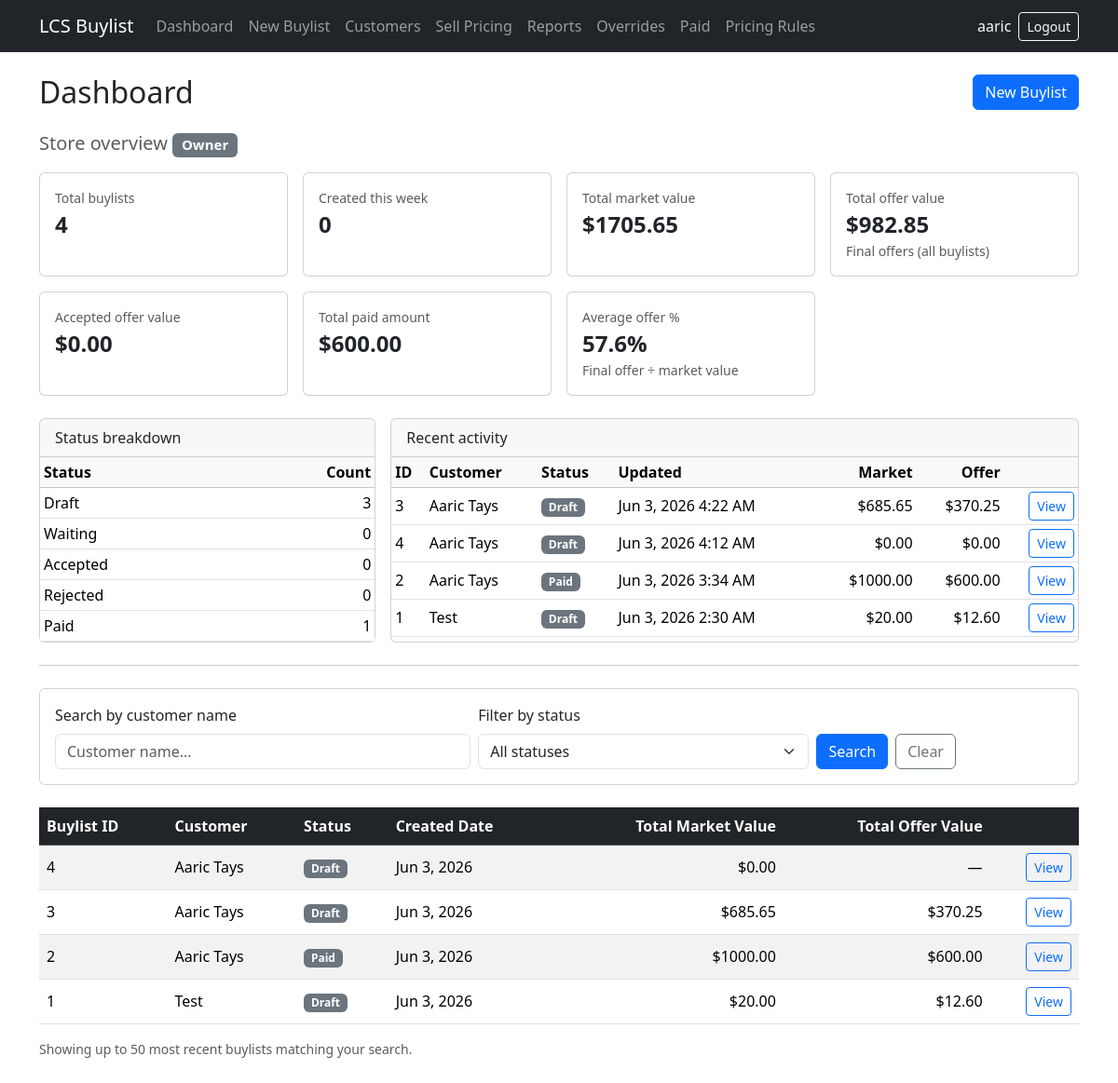
Before: / (signed in) with the older database file.
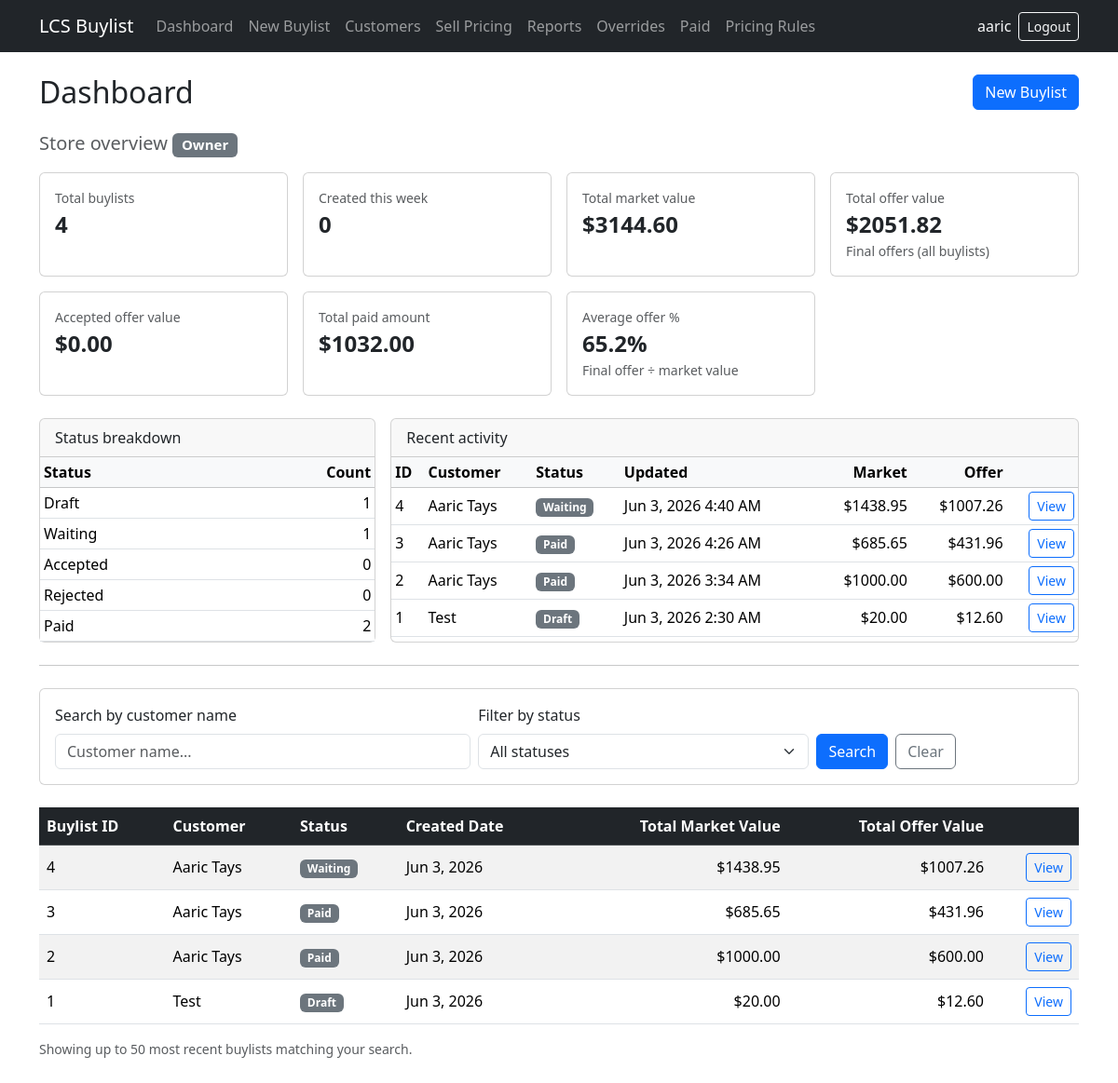
After: the same page with the newer database file.
### buylists/models.py (models this page shows, shortened)
class Buylist(models.Model):
    STATUS_DRAFT = 'draft'
    STATUS_WAITING = 'waiting'
    STATUS_ACCEPTED = 'accepted'
    STATUS_REJECTED = 'rejected'
    STATUS_PAID = 'paid'
    STATUS_CHOICES = [
        (STATUS_DRAFT, 'Draft'),
        (STATUS_WAITING, 'Waiting'),
        (STATUS_ACCEPTED, 'Accepted'),
        (STATUS_REJECTED, 'Rejected'),
        (STATUS_PAID, 'Paid'),
    ]
    TERMINAL_STATUSES = {
        STATUS_ACCEPTED,
        STATUS_REJECTED,
        STATUS_PAID,
    }
    PAYMENT_CASH = 'cash'
    PAYMENT_TRADE = 'trade'
    PAYMENT_CHOICES = [
        ('', 'Not selected'),
        (PAYMENT_CASH, 'Cash (60%)'),
        (PAYMENT_TRADE, 'Trade credit (70%)'),
    ]
    customer = models.ForeignKey(
        Customer,
        on_delete=models.CASCADE,
        related_name='buylists',
    )
    created_by = models.ForeignKey(
        settings.AUTH_USER_MODEL,
        on_delete=models.SET_NULL,
        null=True,
        blank=True,
        related_name='buylists_created',
    )
    status = models.CharField(
        max_length=20,
        choices=STATUS_CHOICES,
        default=STATUS_DRAFT,
    )
    payment_choice = models.CharField(
        max_length=10,
        choices=PAYMENT_CHOICES,
        blank=True,
        default='',
    )
    PAYMENT_METHOD_CASH = 'cash'
    PAYMENT_METHOD_STORE_CREDIT = 'store_credit'
    PAYMENT_METHOD_TRADE = 'trade'
    PAYMENT_METHOD_MIXED = 'mixed'
    PAYMENT_METHOD_CHOICES = [
        ('', 'Not paid yet'),
        (PAYMENT_METHOD_CASH, 'Cash'),
        (PAYMENT_METHOD_STORE_CREDIT, 'Store credit'),
        (PAYMENT_METHOD_TRADE, 'Trade'),
        (PAYMENT_METHOD_MIXED, 'Mixed'),
    ]
    payment_method = models.CharField(
        max_length=20,
        choices=PAYMENT_METHOD_CHOICES,
        blank=True,
        default='',
    )
    amount_paid = models.DecimalField(
        max_digits=10,
        decimal_places=2,
        null=True,
        blank=True,
    )
    paid_at = models.DateTimeField(null=True, blank=True)
    paid_by = models.ForeignKey(
        settings.AUTH_USER_MODEL,
        on_delete=models.SET_NULL,
        null=True,
        blank=True,
        related_name='buylists_paid',
    )
    completed_by = models.ForeignKey(
        settings.AUTH_USER_MODEL,
        on_delete=models.SET_NULL,
        null=True,
        blank=True,
        related_name='buylists_completed',
    )
    completed_at = models.DateTimeField(null=True, blank=True)
    unlock_reason = models.TextField(blank=True)
    unlocked_by = models.ForeignKey(
        settings.AUTH_USER_MODEL,
        on_delete=models.SET_NULL,
        null=True,
        blank=True,
        related_name='buylists_unlocked',
    )
    unlocked_at = models.DateTimeField(null=True, blank=True)
    created_at = models.DateTimeField(auto_now_add=True)
    updated_at = models.DateTimeField(auto_now=True)
    class Meta:
        ordering = ['-updated_at']
    @property
    def total_market_value(self):
        return round_money(sum(item.line_market_value for item in self.items.all()))
    @property
    def total_final_offer_value(self):
        return round_money(sum(item.final_offer_price for item in self.items.all()))
    @property
    def total_offer_value(self):
        return self.total_final_offer_value

class Customer(models.Model):
    name = models.CharField(max_length=200)
    phone = models.CharField(max_length=50, blank=True)
    email = models.EmailField(blank=True)
    notes = models.TextField(blank=True)
    class Meta:
        ordering = ['name']

class BuylistItem(models.Model):
    CONDITION_NM = 'NM'
    CONDITION_LP = 'LP'
    CONDITION_MP = 'MP'
    CONDITION_HP = 'HP'
    CONDITION_DMG = 'DMG'
    CONDITION_SEALED = 'SLD'
    CONDITION_CHOICES = [
        (CONDITION_NM, 'Near Mint (NM)'),
        (CONDITION_LP, 'Lightly Played (LP)'),
        (CONDITION_MP, 'Moderately Played (MP)'),
        (CONDITION_HP, 'Heavily Played (HP)'),
        (CONDITION_DMG, 'Damaged (DMG)'),
        (CONDITION_SEALED, 'Sealed'),
    ]
    SINGLES_CONDITION_CHOICES = [
        (CONDITION_NM, 'Near Mint (NM)'),
        (CONDITION_LP, 'Lightly Played (LP)'),
        (CONDITION_MP, 'Moderately Played (MP)'),
        (CONDITION_HP, 'Heavily Played (HP)'),
        (CONDITION_DMG, 'Damaged (DMG)'),
    ]
    CONDITION_DEFAULTS = {
        CONDITION_NM: Decimal('1.00'),
        CONDITION_LP: Decimal('0.90'),
        CONDITION_MP: Decimal('0.75'),
        CONDITION_HP: Decimal('0.60'),
        CONDITION_DMG: Decimal('0.40'),
        CONDITION_SEALED: Decimal('1.00'),
    }
    CASH_OFFER_PERCENT = Decimal('0.60')
    TRADE_OFFER_PERCENT = Decimal('0.70')
    buylist = models.ForeignKey(
        Buylist,
        on_delete=models.CASCADE,
        related_name='items',
    )
    card_name = models.CharField(max_length=200)
    set_name = models.CharField(max_length=200, blank=True)
    quantity = models.PositiveIntegerField(default=1)
    condition = models.CharField(
        max_length=3,
        choices=CONDITION_CHOICES,
        default=CONDITION_NM,
    )
    market_price = models.DecimalField(max_digits=10, decimal_places=2)
    condition_percent = models.DecimalField(max_digits=4, decimal_places=2)
    cash_offer_price = models.DecimalField(
        max_digits=10,
        decimal_places=2,
        editable=False,
    )
    trade_offer_price = models.DecimalField(
        max_digits=10,
        decimal_places=2,
        editable=False,
    )
    recommended_offer_price = models.DecimalField(
        max_digits=10,
        decimal_places=2,
        editable=False,
    )
    final_offer_price = models.DecimalField(max_digits=10, decimal_places=2)
    override_reason = models.TextField(blank=True)
    override_recommended_price = models.DecimalField(
        max_digits=10,
        decimal_places=2,
        null=True,
        blank=True,
        editable=False,
        help_text='Recommended offer at the time of override.',
    )
    override_final_price = models.DecimalField(
        max_digits=10,
        decimal_places=2,
        null=True,
        blank=True,
        editable=False,
        help_text='Final offer recorded at the time of override.',
    )
    override_by = models.ForeignKey(
        settings.AUTH_USER_MODEL,
        on_delete=models.SET_NULL,
        null=True,
        blank=True,
        related_name='offer_overrides',
    )
    override_at = models.DateTimeField(null=True, blank=True)
    notes = models.TextField(blank=True)
    class Meta:
        ordering = ['card_name']
    @property
    def line_market_value(self):
        return round_money(Decimal(self.quantity) * self.market_price)

### buylists/views.py (the view)
# urls.py: path('', views.dashboard, name='dashboard'),
@employee_required
def dashboard(request):
    buylists = (
        Buylist.objects.select_related('customer')
        .prefetch_related('items')
        .order_by('-created_at')
    )
    search_query = request.GET.get('q', '').strip()
    status_filter = request.GET.get('status', '').strip()
    if search_query:
        buylists = buylists.filter(customer__name__icontains=search_query)
    if status_filter:
        buylists = buylists.filter(status=status_filter)
    buylists = buylists[:50]
    context = {
        'buylists': buylists,
        'search_query': search_query,
        'status_filter': status_filter,
        'status_choices': Buylist.STATUS_CHOICES,
        'show_owner_metrics': user_is_owner(request.user),
    }
    if context['show_owner_metrics']:
        context.update(_owner_dashboard_context())
    return render(request, 'buylists/dashboard.html', context)

### buylists/templates/buylists/dashboard.html (shortened to what the changed rows need)
{% extends "buylists/base.html" %}
{% block content %}
<div class="d-flex justify-content-between align-items-center mb-4">
    <h1 class="h2 mb-0">Dashboard</h1>
</div>
{% if show_owner_metrics %}
<section class="mb-4">
    <h2 class="h5 text-muted mb-3">Store overview <span class="badge bg-secondary">Owner</span></h2>
    <div class="row row-cols-1 row-cols-sm-2 row-cols-xl-4 g-3 mb-4">
        <div class="col">
            <div class="card h-100">
                <div class="card-body">
                    <div class="text-muted small">Total buylists</div>
                    <div class="fs-4 fw-semibold">{{ owner_metrics.total_buylists }}</div>
                </div>
            </div>
        </div>
        <div class="col">
            <div class="card h-100">
                <div class="card-body">
                    <div class="text-muted small">Created this week</div>
                    <div class="fs-4 fw-semibold">{{ owner_metrics.buylists_this_week }}</div>
                </div>
            </div>
        </div>
        <div class="col">
            <div class="card h-100">
                <div class="card-body">
                    <div class="text-muted small">Total market value</div>
                    <div class="fs-4 fw-semibold">${{ owner_metrics.total_market_value|floatformat:2 }}</div>
                </div>
            </div>
        </div>
        <div class="col">
            <div class="card h-100">
                <div class="card-body">
                    <div class="text-muted small">Total offer value</div>
                    <div class="fs-4 fw-semibold">${{ owner_metrics.total_offer_value|floatformat:2 }}</div>
                    <div class="text-muted small">Final offers (all buylists)</div>
                </div>
            </div>
        </div>
        <div class="col">
            <div class="card h-100">
                <div class="card-body">
                    <div class="text-muted small">Accepted offer value</div>
                    <div class="fs-4 fw-semibold">${{ owner_metrics.total_accepted_offer_value|floatformat:2 }}</div>
                </div>
            </div>
        </div>
        <div class="col">
            <div class="card h-100">
                <div class="card-body">
                    <div class="text-muted small">Total paid amount</div>
                    <div class="fs-4 fw-semibold">${{ owner_metrics.total_paid_amount|floatformat:2 }}</div>
                </div>
            </div>
        </div>
        <div class="col">
            <div class="card h-100">
                <div class="card-body">
                    <div class="text-muted small">Average offer %</div>
                    <div class="fs-4 fw-semibold">
                        {% if owner_metrics.average_offer_percent is not None %}
                        {{ owner_metrics.average_offer_percent }}%
                        {% else %}
                        —
                        {% endif %}
                    </div>
                    <div class="text-muted small">Final offer ÷ market value</div>
                </div>
            </div>
        </div>
    </div>
    <div class="row g-3 mb-4">
        <div class="col-lg-4">
            <div class="card h-100">
                <div class="card-header">Status breakdown</div>
                <div class="card-body p-0">
                    <div class="table-responsive">
                        <table class="table table-sm mb-0">
                            <thead class="table-light">
                                <tr>
                                    <th>Status</th>
                                    <th class="text-end">Count</th>
                                </tr>
                            </thead>
                            <tbody>
                                {% for row in status_breakdown %}
                                <tr>
                                    <td>{{ row.label }}</td>
                                    <td class="text-end">{{ row.count }}</td>
                                </tr>
                                {% endfor %}
                            </tbody>
                        </table>
                    </div>
                </div>
            </div>
        </div>
        <div class="col-lg-8">
            <div class="card h-100">
                <div class="card-header">Recent activity</div>
                <div class="card-body p-0">
                    {% if recent_buylists %}
                    <div class="table-responsive">
                        <table class="table table-sm table-hover mb-0 align-middle">
                            <thead class="table-light">
                                <tr>
                                    <th>ID</th>
                                    <th>Customer</th>
                                    <th>Status</th>
                                    <th>Updated</th>
                                    <th class="text-end">Market</th>
                                    <th class="text-end">Offer</th>
                                    <th></th>
                                </tr>
                            </thead>
                            <tbody>
                                {% for buylist in recent_buylists %}
                                <tr>
                                    <td>{{ buylist.pk }}</td>
                                    <td>{{ buylist.customer.name }}</td>
                                    <td><span class="badge bg-secondary">{{ buylist.get_status_display }}</span></td>
                                    <td>{{ buylist.updated_at|date:"M j, Y g:i A" }}</td>
                                    <td class="text-end">${{ buylist.total_market_value|floatformat:2 }}</td>
                                    <td class="text-end">${{ buylist.total_offer_value|floatformat:2 }}</td>
                                    <td class="text-end">
                                        <a href="{% url 'buylists:buylist_detail' pk=buylist.pk %}" class="btn btn-sm btn-outline-primary">View</a>
                                    </td>
                                </tr>
                                {% endfor %}
                            </tbody>
                        </table>
                    </div>
                    {% else %}
                    <p class="text-muted mb-0 p-3">No buylist activity yet.</p>
                    {% endif %}
                </div>
            </div>
        </div>
    </div>
</section>
<hr class="mb-4">
{% endif %}
{% if buylists %}
<div class="table-responsive">
    <table class="table table-striped table-hover align-middle">
        <thead class="table-dark">
            <tr>
                <th>Buylist ID</th>
                <th>Customer</th>
                <th>Status</th>
                <th>Created Date</th>
                <th class="text-end">Total Market Value</th>
                <th class="text-end">Total Offer Value</th>
                <th></th>
            </tr>
        </thead>
        <tbody>
            {% for buylist in buylists %}
            <tr>
                <td>{{ buylist.pk }}</td>
                <td>{{ buylist.customer.name }}</td>
                <td>
                    <span class="badge bg-secondary">{{ buylist.get_status_display }}</span>
                </td>
                <td>{{ buylist.created_at|date:"M j, Y" }}</td>
                <td class="text-end">${{ buylist.total_market_value }}</td>
                <td class="text-end">
                    {% if buylist.total_offer_value %}
                    ${{ buylist.total_offer_value }}
                    {% else %}
                    —
                    {% endif %}
                </td>
                <td class="text-end">
                    <a href="{% url 'buylists:buylist_detail' pk=buylist.pk %}" class="btn btn-sm btn-outline-primary">View</a>
                </td>
            </tr>
            {% endfor %}
        </tbody>
    </table>
</div>
{% endif %}
{% endblock %}

Changed rows visible on the page:
changed Buylist id 4: status "Draft" → "Waiting"; updated_at "Jun 3, 2026 4:12 AM" → "Jun 3, 2026 4:40 AM"; total_market_value "0.00" → "1438.95"; total_offer_value "0.00" → "1007.26"; total_offer_value (not shown) → "1007.26"; text "—" → "$"; moves up the list
changed Buylist id 3: status "Draft" → "Paid"; updated_at "Jun 3, 2026 4:22 AM" → "Jun 3, 2026 4:26 AM"; total_offer_value "370.25" → "431.96"
Other visible differences:
{{ owner_metrics.total_market_value|floatformat:2 }}: "1705.65" → "3144.60"
{{ owner_metrics.total_offer_value|floatformat:2 }}: "982.85" → "2051.82"
{{ owner_metrics.total_paid_amount|floatformat:2 }}: "600.00" → "1032.00"
{{ owner_metrics.average_offer_percent }}: "57.6" → "65.2"
new list line: "Draft 1"
new list line: "Waiting 1"
new list line: "Paid 2"
list line gone: "Draft 3"
list line gone: "Waiting 0"
list line gone: "Paid 1"
